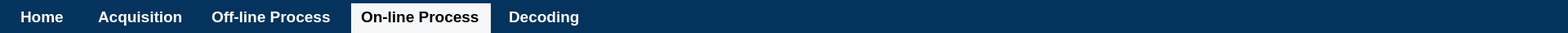
   <widget class="QWidget" name="widget_33" native="true">
    <property name="geometry">
     <rect>
      <x>0</x>
      <y>0</y>
      <width>1920</width>
      <height>40</height>
     </rect>
    </property>
    <property name="minimumSize">
     <size>
      <width>1920</width>
      <height>40</height>
     </size>
    </property>
    <property name="styleSheet">
     <string notr="true">background-color: rgb(4, 51, 94);</string>
    </property>
    <widget class="QWidget" name="widget_36" native="true">
     <property name="geometry">
      <rect>
       <x>0</x>
       <y>0</y>
       <width>1920</width>
       <height>40</height>
      </rect>
     </property>
     <property name="minimumSize">
      <size>
       <width>1920</width>
       <height>40</height>
      </size>
     </property>
     <property name="styleSheet">
      <string notr="true">background-color: rgb(4, 51, 94);</string>
     </property>
     <widget class="QLabel" name="label_220">
      <property name="geometry">
       <rect>
        <x>25</x>
        <y>9</y>
        <width>61</width>
        <height>22</height>
       </rect>
      </property>
      <property name="font">
       <font>
        <family>Arial</family>
        <pointsize>14</pointsize>
        <weight>75</weight>
        <bold>true</bold>
       </font>
      </property>
      <property name="styleSheet">
       <string notr="true">color: rgb(255, 255, 255);</string>
      </property>
      <property name="text">
       <string>Home</string>
      </property>
      <property name="alignment">
       <set>Qt::AlignLeading|Qt::AlignLeft|Qt::AlignVCenter</set>
      </property>
     </widget>
     <widget class="QLabel" name="label_221">
      <property name="geometry">
       <rect>
        <x>120</x>
        <y>9</y>
        <width>111</width>
        <height>22</height>
       </rect>
      </property>
      <property name="font">
       <font>
        <family>Arial</family>
        <pointsize>14</pointsize>
        <weight>75</weight>
        <bold>true</bold>
       </font>
      </property>
      <property name="styleSheet">
       <string notr="true">color: rgb(255, 255, 255);</string>
      </property>
      <property name="text">
       <string>Acquisition</string>
      </property>
      <property name="alignment">
       <set>Qt::AlignLeading|Qt::AlignLeft|Qt::AlignVCenter</set>
      </property>
     </widget>
     <widget class="QLabel" name="label_222">
      <property name="geometry">
       <rect>
        <x>259</x>
        <y>9</y>
        <width>151</width>
        <height>22</height>
       </rect>
      </property>
      <property name="font">
       <font>
        <family>Arial</family>
        <pointsize>14</pointsize>
        <weight>75</weight>
        <bold>true</bold>
       </font>
      </property>
      <property name="styleSheet">
       <string notr="true">color: rgb(255, 255, 255);</string>
      </property>
      <property name="text">
       <string>Off-line Process</string>
      </property>
      <property name="alignment">
       <set>Qt::AlignLeading|Qt::AlignLeft|Qt::AlignVCenter</set>
      </property>
     </widget>
     <widget class="QLabel" name="label_223">
      <property name="geometry">
       <rect>
        <x>442</x>
        <y>9</y>
        <width>151</width>
        <height>22</height>
       </rect>
      </property>
      <property name="font">
       <font>
        <family>Arial</family>
        <pointsize>14</pointsize>
        <weight>75</weight>
        <bold>true</bold>
       </font>
      </property>
      <property name="styleSheet">
       <string notr="true">background-color: rgb(245, 248, 250);</string>
      </property>
      <property name="text">
       <string>On-line Process</string>
      </property>
      <property name="alignment">
       <set>Qt::AlignLeading|Qt::AlignLeft|Qt::AlignVCenter</set>
      </property>
     </widget>
     <widget class="QLabel" name="label_224">
      <property name="geometry">
       <rect>
        <x>623</x>
        <y>9</y>
        <width>101</width>
        <height>22</height>
       </rect>
      </property>
      <property name="font">
       <font>
        <family>Arial</family>
        <pointsize>14</pointsize>
        <weight>75</weight>
        <bold>true</bold>
       </font>
      </property>
      <property name="styleSheet">
       <string notr="true">color: rgb(255, 255, 255);</string>
      </property>
      <property name="text">
       <string>Decoding</string>
      </property>
      <property name="alignment">
       <set>Qt::AlignLeading|Qt::AlignLeft|Qt::AlignVCenter</set>
      </property>
     </widget>
     <widget class="QWidget" name="widget_38" native="true">
      <property name="geometry">
       <rect>
        <x>430</x>
        <y>4</y>
        <width>171</width>
        <height>36</height>
       </rect>
      </property>
      <property name="minimumSize">
       <size>
        <width>171</width>
        <height>36</height>
       </size>
      </property>
      <property name="styleSheet">
       <string notr="true">background-color: rgb(246, 246, 246);</string>
      </property>
     </widget>
     <zorder>label_220</zorder>
     <zorder>label_221</zorder>
     <zorder>label_222</zorder>
     <zorder>label_224</zorder>
     <zorder>widget_38</zorder>
     <zorder>label_223</zorder>
    </widget>
   </widget>
